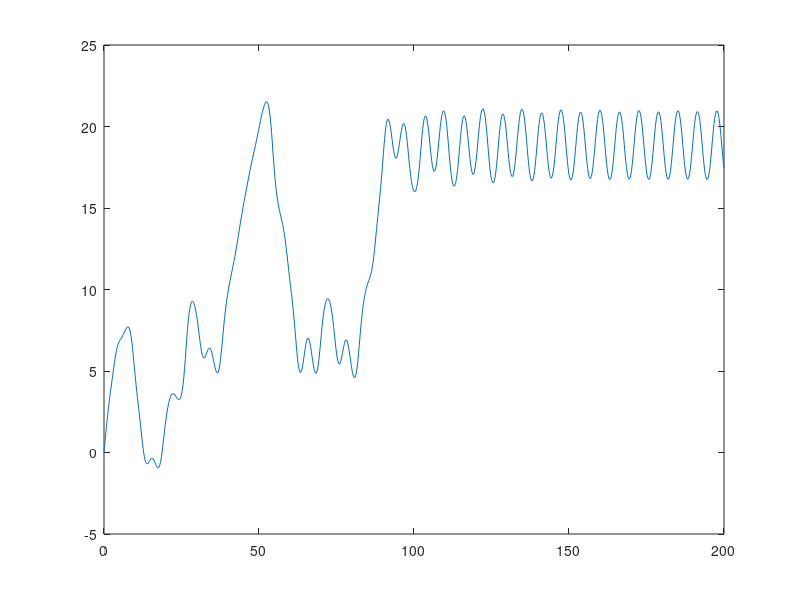

Write MATLAB code to recreate this figure.
function Kaosz
x1=0;
%x2v=1.85:0.05:2.1;
x2v=1.9;
for x2 = x2v
    x=[x1 x2];
    [T X] = ode45(@rigid,[0 200], x);
    plot(T,X(:,1));
    hold on;
end


function dy = rigid(t,y)
%y1 a szog, y2 a szogseb.
dy=zeros(2,1);
dy(1)=y(2); %valtozasa a szognek egyenlo a szogsebesseggel
dy(2)=-sin(y(1))-0.1*y(2)+cos(t);
